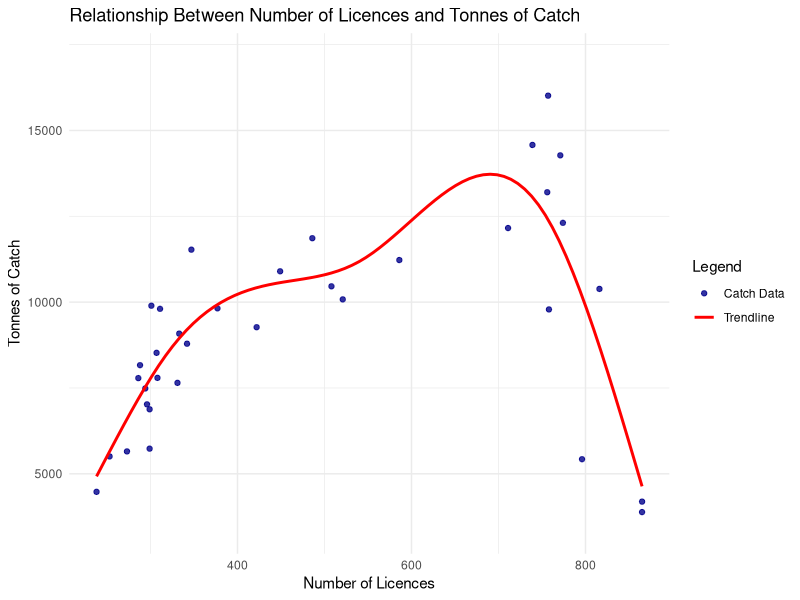

This chart was generated by the following R code:
## ---- chunk 1
knitr::opts_chunk$set(echo = TRUE)
## ---- chunk 2
library(tidyverse)

#read csv file
qfish <- read.csv("../data/QFISH.csv")

qfish

## ---- chunk 3
# Clean the Tonnes column: remove commas and convert to numeric
qfish$Tonnes <- as.numeric(gsub(",", "", qfish$Tonnes))

## ---- chunk 4
# Remove the outlier (highest Tonnes value)
qfish_no_outlier <- qfish[qfish$Tonnes < max(qfish$Tonnes, na.rm = TRUE), ]

# Create scatter plot
ggplot() +
  geom_point(data = qfish_no_outlier, aes(x = Licences, y = Tonnes, color = "Catch Data"), #add data points, set x & y axes, colour Catch Data points
             alpha = 0.8, size = 1.5) + #transparency & size of data points
  geom_smooth(data = qfish_no_outlier, aes(x = Licences, y = Tonnes, color = "Trendline"), #add trend line, set x & y axes, colour Trendline
              method = "gam", se = FALSE, size = 1) + #use Generalised Additive Models (gam) for the trend line to make it fit the data more accurately
  scale_color_manual(
    name = "Legend", #make legend & name
    values = c("Catch Data" = "darkblue", "Trendline" = "red") #add colours to Catch data & Trend line
  ) +
  scale_y_continuous(expand = expansion(mult = c(0.1, 0.15))) + #adjust scale
  labs(
    title = "Relationship Between Number of Licences and Tonnes of Catch", #name figure
    x = "Number of Licences", #name x axis
    y = "Tonnes of Catch" #name y axis
  ) +
  theme_minimal() #make theme

